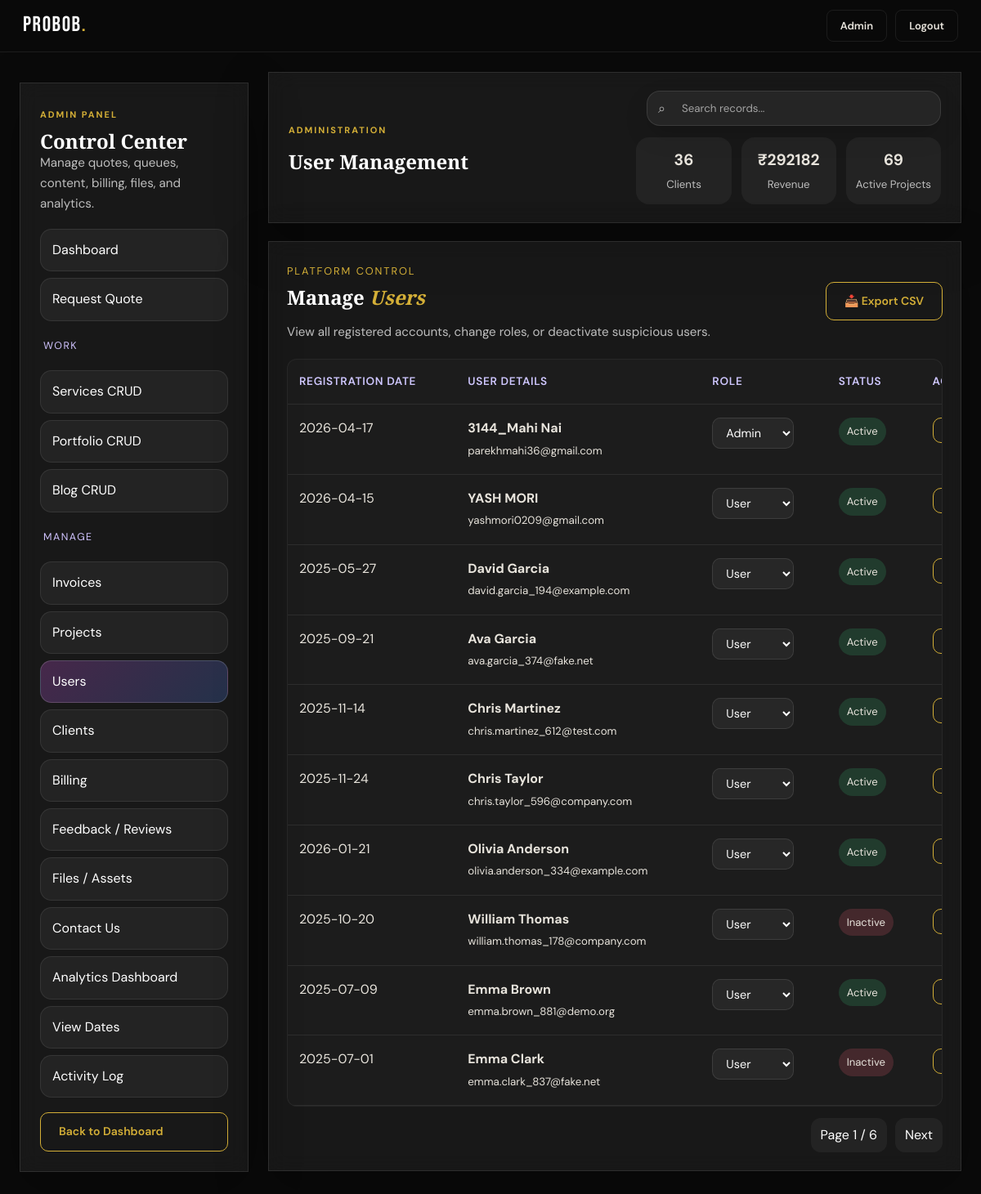
Page /admin/manage/users (signed in) on the committed database.
### tables this page shows
CREATE TABLE users (
            id INTEGER PRIMARY KEY AUTOINCREMENT,
            name TEXT NOT NULL,
            email TEXT UNIQUE NOT NULL,
            password_hash TEXT NOT NULL,
            role TEXT DEFAULT 'user',
            reset_token TEXT,
            reset_token_expires TEXT,
            created_at TEXT DEFAULT CURRENT_TIMESTAMP
        , profile_picture TEXT, bio TEXT, phone TEXT, location TEXT, status TEXT DEFAULT 'active');

### app.py (the view)
@app.route('/admin/manage/users')
@admin_required
def admin_users_page():
    page = int(request.args.get('page', 1) or 1)
    search = request.args.get('search', '').strip()
    users = admin_paginate(
        "SELECT id, name, email, role, status, created_at FROM users ORDER BY id DESC",
        page=page,
        per_page=10,
        search=search, search_cols=['name', 'email', 'role', 'status']
    )
    return render_template('admin_users.html', users=users, **admin_common_context('users'))

### app.py (called while the page is built)
def get_db():
    db = getattr(g, '_database', None)
    if db is None:
        db = g._database = sqlite3.connect(DATABASE)
        db.row_factory = sqlite3.Row
    return db

@app.teardown_appcontext
def close_connection(exception):
    db = getattr(g, '_database', None)
    if db is not None:
        db.close()

def admin_required(f):
    @wraps(f)
    def decorated(*args, **kwargs):
        user = get_current_user()
        if not user:
            flash('Please log in to access this page.', 'warning')
            return redirect(url_for('login', next=request.path))
        if user['role'] != 'admin':
            flash('Admin access only.', 'error')
            return redirect(url_for('dashboard'))
        return f(*args, **kwargs)
    return decorated

def get_current_user():
    if 'user_id' not in session:
        return None
    return get_db().execute('SELECT * FROM users WHERE id=?', (session['user_id'],)).fetchone()

def get_user_notifications(limit=5, only_unread=False):
    user = get_current_user()
    if not user:
        return []
    query = 'SELECT * FROM notifications WHERE user_id=?'
    params = [user['id']]
    if only_unread:
        query += ' AND is_read=0'
    query += ' ORDER BY id DESC LIMIT ?'
    params.append(limit)
    return get_db().execute(query, tuple(params)).fetchall()

def unread_notification_count():
    user = get_current_user()
    if not user:
        return 0
    return get_db().execute('SELECT COUNT(*) FROM notifications WHERE user_id=? AND is_read=0', (user['id'],)).fetchone()[0]

@app.context_processor
def inject_user():
    user = get_current_user()
    play_login_sound = bool(session.pop('play_login_sound', False))
    return {
        'current_user': user,
        'notif_preview': get_user_notifications(limit=5) if user else [],
        'notif_unread_count': unread_notification_count() if user else 0,
        'play_login_sound': play_login_sound,
        'now_iso': now_iso
    }

def admin_common_context(section='dashboard'):
    return {'admin_section': section, 'admin_stats': admin_overview_stats()}

### templates/admin_users.html (shortened to what this page needs)
{% extends 'admin_base.html' %}
{% block admin_heading %}User Management{% endblock %}
{% block admin_body %}
<div class="glass-card admin-section">
    <div style="display: flex; justify-content: space-between; align-items: center; margin-bottom: 20px;">
        <div>
            <span class="panel-kicker">Platform Control</span>
            <h2>Manage <em>Users</em></h2>
            <p class="admin-subtext">View all registered accounts, change roles, or deactivate suspicious users.</p>
        </div>
        <div class="admin-actions">
            <a href="{{ url_for('admin_export_csv', export_type='users') }}" class="btn-outline">📥 Export CSV</a>
        </div>
    </div>
    <div class="table-wrap">
        <table class="admin-table">
            <thead>
                <tr>
                    <th>Registration Date</th>
                    <th>User Details</th>
                    <th>Role</th>
                    <th>Status</th>
                    <th>Actions</th>
                </tr>
            </thead>
            <tbody>
                {% for user in users['items'] %}
                <tr>
                    <td>{{ user.created_at[:10] if user.created_at else '—' }}</td>
                    <td>
                        <strong>{{ user.name }}</strong><br>
                        <small>{{ user.email }}</small>
                    </td>
                    <td>
                        <form action="{{ url_for('admin_change_user_role', user_id=user.id, page=users['page'], search=request.args.get('search', '')) }}" method="POST" class="inline-form">
                            <select name="role" onchange="this.form.submit()">
                                <option value="user" {% if user.role == 'user' %}selected{% endif %}>User</option>
                                <option value="admin" {% if user.role == 'admin' %}selected{% endif %}>Admin</option>
                            </select>
                        </form>
                    </td>
                    <td>
                        <span class="badge {% if user.status == 'active' %}confirmed{% else %}rejected{% endif %}">
                            {{ user.status|capitalize }}
                        </span>
                    </td>
                    <td>
                        <div class="admin-actions" style="gap: 8px;">
                            <form action="{{ url_for('admin_toggle_user_status', user_id=user.id, page=users['page'], search=request.args.get('search', '')) }}" method="POST">
                                <button type="submit" class="btn-outline" style="font-size: 0.8rem; padding: 6px 10px;">
                                </button>
                            </form>
                        </div>
                    </td>
                </tr>
                {% else %}
                <tr>
                    <td colspan="5" class="admin-search-empty">No users found matching your search.</td>
                </tr>
                {% endfor %}
            </tbody>
        </table>
    </div>
    <div class="pagination">
        <span>Page {{ users['page'] }} / {{ users['pages'] }}</span>
        {% if users['has_next'] %}
        <a href="{{ url_for('admin_users_page', page=users['next_page'], search=request.args.get('search', '')) }}">Next</a>
        {% endif %}
    </div>
</div>
{% endblock %}

### static/css/style.css (style rules this page uses)
*, *::before, *::after { box-sizing: border-box; margin: 0; padding: 0; }
:root { --bg: #0a0a0a; --bg-2: #111111; --bg-3: #181818; --bg-4: #222222; --border: rgba(255,255,255,0.08); --border-gold: rgba(212,175,55,0.25); --gold: #d4af37; --gold-light: #f0d060; --gold-dim: rgba(212,175,55,0.15); --white: #ffffff; --text: #e8e4dc; --text-2: #9e9a93; --text-3: #5c5852; --red: #e05555; --radius: 12px; --radius-lg: 20px; --shadow: 0 8px 32px rgba(0,0,0,0.5); --shadow-gold: 0 0 40px rgba(212,175,55,0.12); --font-display: 'Bebas Neue', sans-serif; --font-serif: 'Playfair Display', Georgia, serif; --font-body: 'DM Sans', system-ui, sans-serif; --nav-h: 64px; --ticker-h: 36px; }
html { scroll-behavior: smooth; }
body { background: var(--bg); color: var(--text); font-family: var(--font-body); font-size: 16px; line-height: 1.65; -webkit-font-smoothing: antialiased; overflow-x: hidden; }
a { color: inherit; text-decoration: none; }
button { cursor: pointer; border: none; background: none; font-family: inherit; }
input, textarea, select { font-family: inherit; }
h1,h2,h3,h4,h5 { font-family: var(--font-serif); font-weight: 700; line-height: 1.15; color: var(--white); }
em { font-style: italic; color: var(--gold); }
.btn-outline { display: inline-flex; align-items: center; gap: 6px; background: transparent; color: var(--gold); font-weight: 600; font-size: 14px; padding: 11px 22px; border-radius: 10px; border: 1px solid var(--gold); transition: background .2s, color .2s; }
.glass-card { background:rgba(255,255,255,.06);backdrop-filter:blur(12px);border:1px solid rgba(255,255,255,.1);box-shadow:0 20px 60px rgba(0,0,0,.28); }
.panel-kicker { display:inline-block;font-size:.8rem;letter-spacing:.15em;text-transform:uppercase;color:#d4af37;margin-bottom:8px; }

### templates/admin_users.html (style rules this page uses)
.inline-form select { width: auto; padding: 4px 8px; font-size: 0.85rem; }

### templates/admin_base.html (style rules this page uses)
.admin-subtext { color:rgba(255,255,255,.72);font-size:.95rem }
.admin-section { padding:22px;overflow-x:auto }
.admin-section h2 { margin-bottom:16px }
.table-wrap { overflow-x:auto; -webkit-overflow-scrolling: touch; border-radius: 12px; border: 1px solid rgba(255,255,255,0.05); background: rgba(255,255,255,0.02); }
.admin-table { width:100%;border-collapse:collapse;min-width:1000px; }
.admin-table th,.admin-table td { padding:16px 14px;border-bottom:1px solid rgba(255,255,255,.08);vertical-align:top;text-align:left; overflow: hidden; text-overflow: ellipsis; }
.admin-table th { font-size:.85rem;color:#cfc7ff; font-weight: 600; text-transform: uppercase; letter-spacing: 0.05em; }
.inline-form { display:flex;gap:8px;flex-wrap:wrap;align-items:center }
.inline-form select,.inline-form input,.inline-form textarea { background:rgba(255,255,255,0.05);border:1px solid rgba(255,255,255,0.1);color:#fff;border-radius:10px;padding:8px 12px;font-size: 0.9rem;transition: all 0.2s; min-width: 100px; }
.inline-form select option, .crud-form select option, select option { color: #000 !important; background-color: #fff !important; }
.badge { display:inline-flex;align-items:center;padding:6px 10px;border-radius:999px;background:rgba(255,255,255,.08);font-size:.82rem }
.badge.accepted,.badge.paid,.badge.completed,.badge.confirmed,.badge.resolved { background:rgba(63,205,128,.18) }
.badge.rejected,.badge.failed,.badge.cancelled { background:rgba(255,102,124,.18) }
.admin-actions { display:flex;gap:10px;flex-wrap:wrap }
.pagination { display:flex;gap:10px;justify-content:flex-end;align-items:center;margin-top:14px }
.pagination a,.pagination span { padding:8px 12px;border-radius:12px;background:rgba(255,255,255,.05);text-decoration:none;color:#fff }

### rows in the picture
users: created_at "2026-04-17", name "3144_Mahi Nai", email "parekhmahi36@gmail.com", role "Admin", status "Active"
users: created_at "2026-04-15", name "YASH MORI", email "yashmori0209@gmail.com", role "User", status "Active"
users: created_at "2025-05-27", name "David Garcia", email "david.garcia_194@example.com", role "User", status "Active"
users: created_at "2025-09-21", name "Ava Garcia", email "ava.garcia_374@fake.net", role "User", status "Active"
users: created_at "2025-11-14", name "Chris Martinez", email "chris.martinez_612@test.com", role "User", status "Active"
users: created_at "2025-11-24", name "Chris Taylor", email "chris.taylor_596@company.com", role "User", status "Active"
users: created_at "2026-01-21", name "Olivia Anderson", email "olivia.anderson_334@example.com", role "User", status "Active"
users: created_at "2025-10-20", name "William Thomas", email "william.thomas_178@company.com", role "User", status "Inactive"
users: created_at "2025-07-09", name "Emma Brown", email "emma.brown_881@demo.org", role "User", status "Active"
users: created_at "2025-07-01", name "Emma Clark", email "emma.clark_837@fake.net", role "User", status "Inactive"

### other values in the picture
{{ admin_stats.clients }} "36"
{{ admin_stats.revenue }} "292182"
{{ admin_stats.active_projects }} "69"
{{ users['page'] }} "1"
{{ users['pages'] }} "6"
